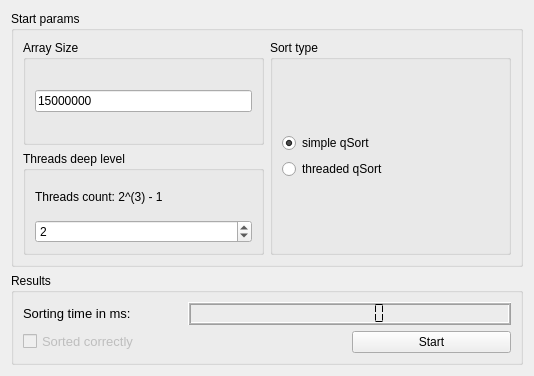
<?xml version="1.0" encoding="UTF-8"?>
<ui version="4.0">
 <class>ResearchWidget</class>
 <widget class="QWidget" name="ResearchWidget">
  <property name="geometry">
   <rect>
    <x>0</x>
    <y>0</y>
    <width>534</width>
    <height>376</height>
   </rect>
  </property>
  <property name="windowTitle">
   <string>Form</string>
  </property>
  <layout class="QGridLayout" name="gridLayout_6">
   <item row="0" column="0">
    <widget class="QGroupBox" name="groupBox">
     <property name="title">
      <string>Start params</string>
     </property>
     <layout class="QGridLayout" name="gridLayout_8">
      <item row="0" column="0">
       <widget class="QGroupBox" name="groupBox_2">
        <property name="sizePolicy">
         <sizepolicy hsizetype="MinimumExpanding" vsizetype="MinimumExpanding">
          <horstretch>0</horstretch>
          <verstretch>0</verstretch>
         </sizepolicy>
        </property>
        <property name="title">
         <string>Array Size</string>
        </property>
        <layout class="QGridLayout" name="gridLayout_5">
         <item row="0" column="0">
          <widget class="QLineEdit" name="arrSizeEdit">
           <property name="text">
            <string>15000000</string>
           </property>
           <property name="maxLength">
            <number>9</number>
           </property>
          </widget>
         </item>
        </layout>
       </widget>
      </item>
      <item row="0" column="1" rowspan="2">
       <widget class="QGroupBox" name="sortTypeGrBox">
        <property name="sizePolicy">
         <sizepolicy hsizetype="MinimumExpanding" vsizetype="MinimumExpanding">
          <horstretch>0</horstretch>
          <verstretch>0</verstretch>
         </sizepolicy>
        </property>
        <property name="minimumSize">
         <size>
          <width>100</width>
          <height>100</height>
         </size>
        </property>
        <property name="title">
         <string>Sort type</string>
        </property>
        <layout class="QGridLayout" name="gridLayout_3">
         <item row="0" column="0">
          <layout class="QGridLayout" name="gridLayout_2">
           <item row="0" column="0">
            <widget class="QRadioButton" name="simpleSortButton">
             <property name="text">
              <string>simple qSort</string>
             </property>
             <property name="checked">
              <bool>true</bool>
             </property>
            </widget>
           </item>
           <item row="1" column="0">
            <widget class="QRadioButton" name="threadSortButton">
             <property name="text">
              <string>threaded qSort</string>
             </property>
            </widget>
           </item>
          </layout>
         </item>
        </layout>
       </widget>
      </item>
      <item row="1" column="0">
       <widget class="QGroupBox" name="threadDeepBox">
        <property name="sizePolicy">
         <sizepolicy hsizetype="MinimumExpanding" vsizetype="MinimumExpanding">
          <horstretch>0</horstretch>
          <verstretch>0</verstretch>
         </sizepolicy>
        </property>
        <property name="title">
         <string>Threads deep level</string>
        </property>
        <layout class="QGridLayout" name="gridLayout_4">
         <item row="0" column="0">
          <layout class="QGridLayout" name="gridLayout">
           <item row="0" column="0">
            <widget class="QLabel" name="label">
             <property name="text">
              <string>Threads count: 2^(3) - 1</string>
             </property>
            </widget>
           </item>
           <item row="1" column="0">
            <widget class="QSpinBox" name="threadCounterSpin">
             <property name="maximum">
              <number>12</number>
             </property>
             <property name="value">
              <number>2</number>
             </property>
            </widget>
           </item>
          </layout>
         </item>
        </layout>
       </widget>
      </item>
     </layout>
    </widget>
   </item>
   <item row="1" column="0">
    <widget class="QGroupBox" name="groupBox_3">
     <property name="minimumSize">
      <size>
       <width>300</width>
       <height>0</height>
      </size>
     </property>
     <property name="title">
      <string>Results</string>
     </property>
     <layout class="QGridLayout" name="gridLayout_7">
      <item row="0" column="0">
       <widget class="QLabel" name="label_2">
        <property name="font">
         <font>
          <family>Arial</family>
          <pointsize>10</pointsize>
         </font>
        </property>
        <property name="text">
         <string>Sorting time in ms: </string>
        </property>
       </widget>
      </item>
      <item row="0" column="1" colspan="2">
       <widget class="QLCDNumber" name="timeLcd">
        <property name="minimumSize">
         <size>
          <width>100</width>
          <height>0</height>
         </size>
        </property>
        <property name="font">
         <font>
          <pointsize>9</pointsize>
         </font>
        </property>
        <property name="frameShape">
         <enum>QFrame::Box</enum>
        </property>
        <property name="frameShadow">
         <enum>QFrame::Raised</enum>
        </property>
        <property name="midLineWidth">
         <number>1</number>
        </property>
        <property name="smallDecimalPoint">
         <bool>false</bool>
        </property>
        <property name="numDigits">
         <number>7</number>
        </property>
        <property name="digitCount">
         <number>7</number>
        </property>
        <property name="segmentStyle">
         <enum>QLCDNumber::Flat</enum>
        </property>
       </widget>
      </item>
      <item row="1" column="0" colspan="2">
       <widget class="QCheckBox" name="sortVerifyCheckBox">
        <property name="enabled">
         <bool>false</bool>
        </property>
        <property name="font">
         <font>
          <family>Arial</family>
          <pointsize>10</pointsize>
         </font>
        </property>
        <property name="text">
         <string>Sorted correctly</string>
        </property>
        <property name="checkable">
         <bool>true</bool>
        </property>
        <property name="tristate">
         <bool>false</bool>
        </property>
       </widget>
      </item>
      <item row="1" column="2">
       <widget class="QPushButton" name="startBtn">
        <property name="text">
         <string>Start</string>
        </property>
       </widget>
      </item>
     </layout>
    </widget>
   </item>
  </layout>
 </widget>
 <resources/>
 <connections/>
</ui>
